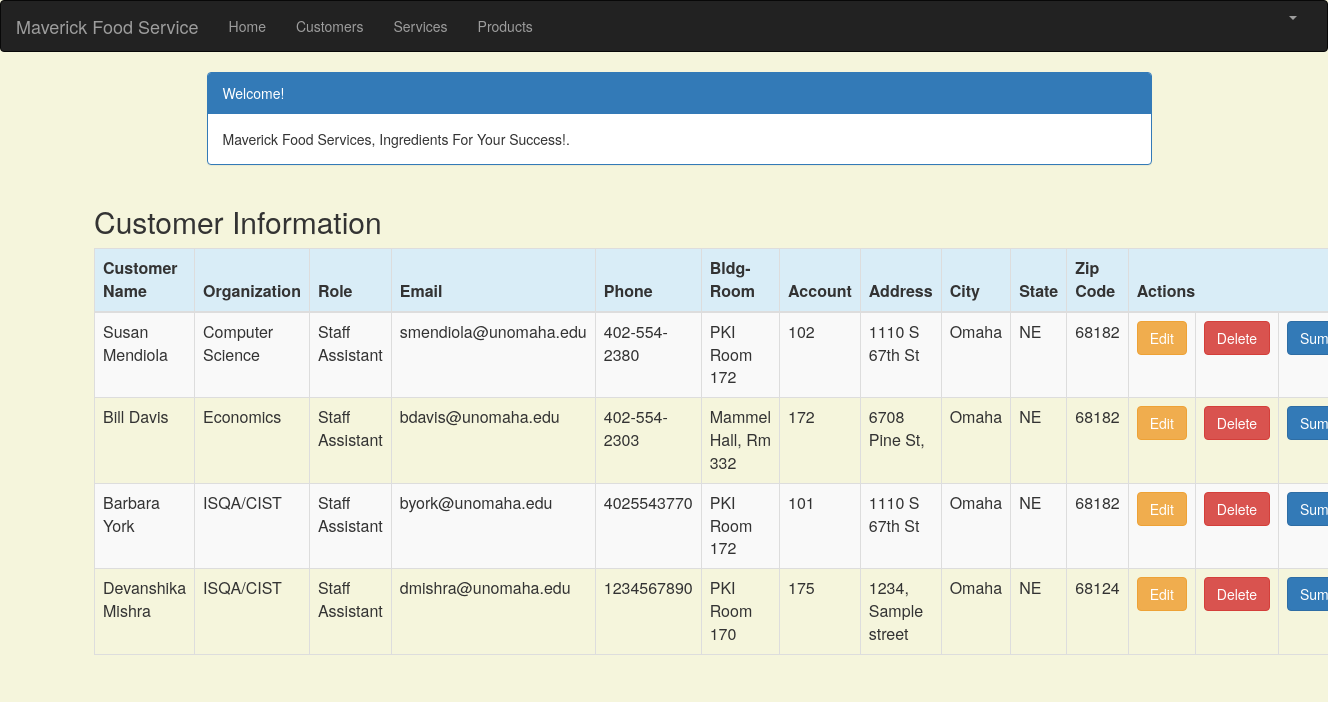
/customer_list (signed in), run on the app's committed database.
### crm/models.py (models this page shows, shortened)
class Customer(models.Model):
    cust_name = models.CharField(max_length=50)
    organization = models.CharField(max_length=100, blank=True)
    role = models.CharField(max_length=100)
    email = models.EmailField(max_length=100)
    bldgroom = models.CharField(max_length=100)
    address = models.CharField(max_length=200)
    account_number = models.IntegerField(blank=False, null=False)
    city = models.CharField(max_length=50)
    state = models.CharField(max_length=50)
    zipcode = models.CharField(max_length=10)
    phone_number = models.CharField(max_length=50)
    created_date = models.DateTimeField(
        default=timezone.now)
    updated_date = models.DateTimeField(auto_now_add=True)

### crm/views.py (the view)
# urls.py: path('customer_list', views.customer_list, name='customer_list'),
@login_required
def customer_list(request):
    customer = Customer.objects.filter(created_date__lte=timezone.now())
    return render(request, 'crm/customer_list.html',
                 {'customers': customer})

### crm/templates/crm/customer_list.html (shortened to what this page needs)
{% extends 'crm/base.html' %}
{% block content %}
    <html>
    <head>
        <link rel="stylesheet" href="https://maxcdn.bootstrapcdn.com/bootstrap/3.3.4/css/bootstrap.min.css">
    </head>
    <body>
    <div class="container">
        <div class="row">
            <div class="col-md-10 col-md-offset-1">
                <div class="panel panel-primary">
                    <div class="panel-heading">Welcome!</div>
                    <div class="panel-body">
                        Maverick Food Services, Ingredients For Your Success!.
                    </div>
                </div>
            </div>
        </div>
    </div>
    <div class="row">
 <h2 style="padding-left: 15Px">Customer Information</h2>
    </div>
    <div>
        <table class="table table-striped table-bordered table-hover">
            <thead>
            <tr class="bg-info">
                <th>Customer Name</th>
                <th>Organization</th>
                <th>Role</th>
                <th>Email</th>
                <th>Phone</th>
                <th>Bldg-Room</th>
                <th>Account</th>
                <th>Address</th>
                <th>City</th>
                <th>State</th>
                <th>Zip Code</th>
                <th colspan="3">Actions</th>
            </tr>
            </thead>
            <tbody>
            {% for customer in customers %}
                <tr>
                    <td>{{ customer.cust_name }}</td>
                    <td>{{ customer.organization }}</td>
                    <td>{{ customer.role }}</td>
                    <td>{{ customer.email }}</td>
                    <td>{{ customer.phone_number }}</td>
                    <td>{{ customer.bldgroom }}</td>
                    <td>{{ customer.account_number }}</td>
                    <td>{{ customer.address }}</td>
                    <td>{{ customer.city }}</td>
                    <td>{{ customer.state }}</td>
                    <td>{{ customer.zipcode }}</td>
                    <td><a href="{% url 'crm:customer_edit' pk=customer.pk %}" class="btn btn-warning">Edit</a>
                    <td><a href="{% url 'crm:customer_delete' pk=customer.pk %}"
                           onclick="return confirm('Are you sure you want to delete?')"
                           class="btn btn-danger">Delete</a>
                    </td>
                    <td><a href="{% url 'crm:summary' pk=customer.pk %}"
                           class="btn btn-primary">Summary</a>
                </tr>
            {% endfor %}
            </tbody>
        </table>
    </div>
    </body>
    </html>
{% endblock %}

### crm/templates/crm/customer_list.html (style rules this page uses)
body { background-color: beige; }

### data on the page
Customer: cust_name "Susan Mendiola", organization "Computer Science", role "Staff Assistant", email "smendiola@unomaha.edu", phone_number "402-554-2380", bldgroom "PKI Room 172", account_number "102", address "1110 S 67th St", city "Omaha", state "NE", zipcode "68182"
Customer: cust_name "Bill Davis", organization "Economics", role "Staff Assistant", email "bdavis@unomaha.edu", phone_number "402-554-2303", bldgroom "Mammel Hall, Rm 332", account_number "172", address "6708 Pine St,", city "Omaha", state "NE", zipcode "68182"
Customer: cust_name "Barbara York", organization "ISQA/CIST", role "Staff Assistant", email "byork@unomaha.edu", phone_number "4025543770", bldgroom "PKI Room 172", account_number "101", address "1110 S 67th St", city "Omaha", state "NE", zipcode "68182"
Customer: cust_name "Devanshika Mishra", organization "ISQA/CIST", role "Staff Assistant", email "dmishra@unomaha.edu", phone_number "1234567890", bldgroom "PKI Room 170", account_number "175", address "1234, Sample street", city "Omaha", state "NE", zipcode "68124"
